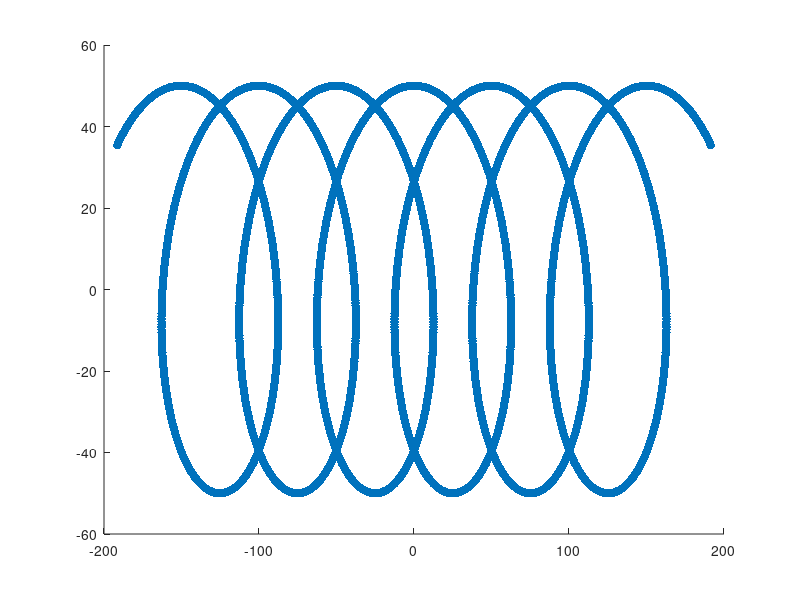

The MATLAB script that drew this image: (Note: this script raises an error after producing the figure.)
% clear;
% clc;
% img = imread('img.png');
% img = imresize(img, [812 812]);
% figure;
% imagesc(img)


N = 812;
arr_sz = 50;
N_padded = 4096;
sg = 2;


x = -N/2:N/2-1;
[xx,yy] = meshgrid(x,x);
sg = 2;
w = 1;
h = 4;
r = 2;
obj_funct = @() soft_rectangle(xx, yy, w, h, sg);
obj_funct2 = @() soft_circle(xx, yy, r, sg);
a = 4.5;
r = 50;

t = -250:.1:250;
px = r*cosd(a*t);
py = r*sind(a*t);
z = a*t;
x_rot = rotx(82);

val = x_rot * [px;py;z];

px = val(1,:);
py = val(2,:);
z = val(3,:);

figure(1)
scatter(z, px, 'filled');



%%
obj = zeros(size(xx));
for i = 1:size(px,2)
    obj = obj + imtranslate(obj_funct2(), [z(i), py(i)], 'bilinear');
end

figure
imagesc(obj)




return
%%
% Display object

% image parameters
noise_mean = 0;
noise_variance = 0.0005;
% noise_variance = 0.0001;

% Crop for FFT
zoom_factor = 8;
crop_start = (N_padded)/2 - ((N_padded)/(zoom_factor*2)) + 1;
crop_end = (N_padded)/2 + ((N_padded)/(zoom_factor*2));


% Contrast for FFT
contrast_min_amp = 97.9;
% was 99.96
contrast_max_amp = 100;
contrast_min2 = 99.7;
contrast_max2 = 99.98;
% contrast_max2 = 99.97;


% dispobj = imnoise(obj, 'gaussian', noise_mean, noise_variance);
dispobj = obj;
dispobj = (rescale( -dispobj ) );
figure(4)
hold on;
imagesc(dispobj);
colormap('gray')
axis square
axis off
hold off;

% Fourier Transform object
obj = padarray(obj, [(N_padded-N)/2, (N_padded-N)/2], 'both');
% obj = imnoise(obj, 'gaussian', noise_mean, noise_variance);
obj_fft = fftshift(fft2(ifftshift(obj)));

obj_amp = abs(obj_fft);
obj_amp = rescale(obj_amp);
val_range = prctile(obj_amp, [contrast_min2 contrast_max2], 'all');
obj_amp = imadjust(obj_amp, [val_range(1) val_range(2)], [0 1]);
obj_amp = obj_amp(crop_start:crop_end, crop_start:crop_end);

obj_pha = angle(obj_fft) + pi/2;
obj_pha = obj_pha(crop_start:crop_end, crop_start:crop_end);

L = 100 * (obj_amp);
a = L.*cos(obj_pha);
b = L.*sin(obj_pha);
pha_rgb = lab2rgb( cat(3, L, a, b));
pha_rgb( pha_rgb>1 ) = 1;
pha_rgb( pha_rgb<0 ) = 0;

figure(5)
hold on;
imagesc( pha_rgb);
axis square
axis off
hold off;
